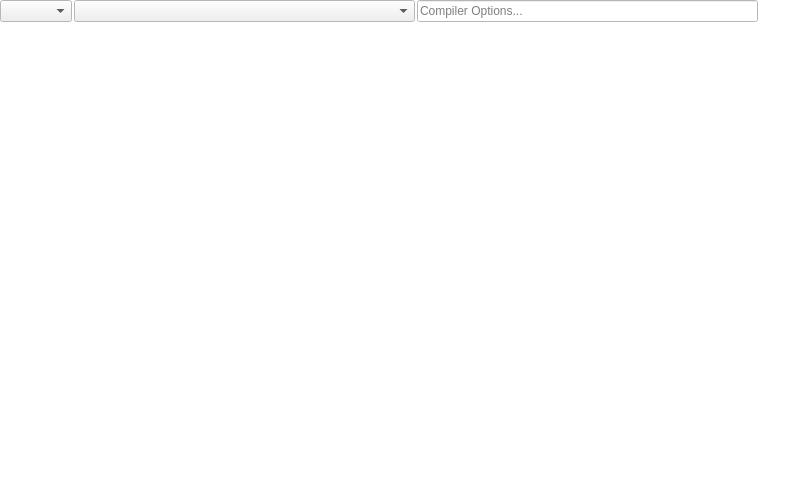
<?xml version="1.0" encoding="UTF-8"?>
<ui version="4.0">
 <class>MainWindow</class>
 <widget class="QMainWindow" name="MainWindow">
  <property name="geometry">
   <rect>
    <x>0</x>
    <y>0</y>
    <width>800</width>
    <height>480</height>
   </rect>
  </property>
  <property name="palette">
   <palette>
    <active>
     <colorrole role="Base">
      <brush brushstyle="SolidPattern">
       <color alpha="255">
        <red>255</red>
        <green>255</green>
        <blue>255</blue>
       </color>
      </brush>
     </colorrole>
     <colorrole role="Window">
      <brush brushstyle="SolidPattern">
       <color alpha="255">
        <red>255</red>
        <green>255</green>
        <blue>255</blue>
       </color>
      </brush>
     </colorrole>
    </active>
    <inactive>
     <colorrole role="Base">
      <brush brushstyle="SolidPattern">
       <color alpha="255">
        <red>255</red>
        <green>255</green>
        <blue>255</blue>
       </color>
      </brush>
     </colorrole>
     <colorrole role="Window">
      <brush brushstyle="SolidPattern">
       <color alpha="255">
        <red>255</red>
        <green>255</green>
        <blue>255</blue>
       </color>
      </brush>
     </colorrole>
    </inactive>
    <disabled>
     <colorrole role="Base">
      <brush brushstyle="SolidPattern">
       <color alpha="255">
        <red>255</red>
        <green>255</green>
        <blue>255</blue>
       </color>
      </brush>
     </colorrole>
     <colorrole role="Window">
      <brush brushstyle="SolidPattern">
       <color alpha="255">
        <red>255</red>
        <green>255</green>
        <blue>255</blue>
       </color>
      </brush>
     </colorrole>
    </disabled>
   </palette>
  </property>
  <property name="windowTitle">
   <string>CodeInspector</string>
  </property>
  <property name="windowIcon">
   <iconset resource="CodeInspector.qrc">
    <normaloff>:/CodeInspector.png</normaloff>:/CodeInspector.png</iconset>
  </property>
  <widget class="QWidget" name="centralWidget">
   <layout class="QVBoxLayout" name="verticalLayout" stretch="0,1">
    <property name="spacing">
     <number>1</number>
    </property>
    <property name="leftMargin">
     <number>0</number>
    </property>
    <property name="topMargin">
     <number>0</number>
    </property>
    <property name="rightMargin">
     <number>0</number>
    </property>
    <property name="bottomMargin">
     <number>0</number>
    </property>
    <item>
     <layout class="QHBoxLayout" name="horizontalLayout" stretch="0,1,1,0">
      <property name="spacing">
       <number>2</number>
      </property>
      <item>
       <widget class="QComboBox" name="cbLanguageList"/>
      </item>
      <item>
       <widget class="QComboBox" name="cbCompilerList"/>
      </item>
      <item>
       <widget class="QLineEdit" name="edtCompilerOptions">
        <property name="placeholderText">
         <string>Compiler Options...</string>
        </property>
        <property name="clearButtonEnabled">
         <bool>true</bool>
        </property>
       </widget>
      </item>
      <item>
       <widget class="QPushButton" name="btnConfiguration">
        <property name="text">
         <string/>
        </property>
        <property name="icon">
         <iconset resource="CodeInspector.qrc">
          <normaloff>:/resource/image/configuration.png</normaloff>:/resource/image/configuration.png</iconset>
        </property>
        <property name="iconSize">
         <size>
          <width>32</width>
          <height>32</height>
         </size>
        </property>
        <property name="flat">
         <bool>true</bool>
        </property>
       </widget>
      </item>
     </layout>
    </item>
    <item>
     <layout class="QHBoxLayout" name="editorLayout"/>
    </item>
   </layout>
  </widget>
 </widget>
 <layoutdefault spacing="6" margin="11"/>
 <resources>
  <include location="CodeInspector.qrc"/>
 </resources>
 <connections/>
</ui>
